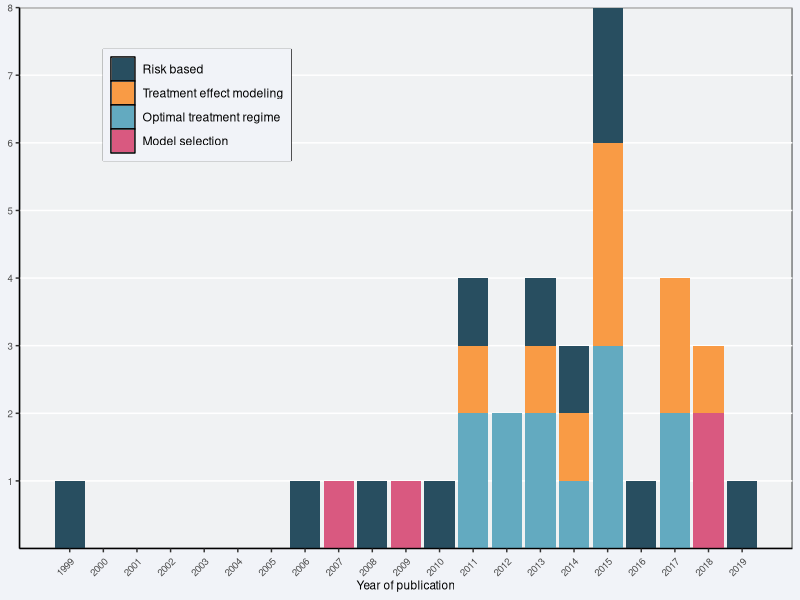

This figure's R source: (Note: this script raises an error after producing the figure.)
#!/usr/bin/env Rscript

library(tidyverse)

p <- data.frame(
  year = 1999:2019,
  riskBased = c(1, rep(0, 6), 1, 0, 1, 0, 1, 1, 0, 1, 1, 2, 1, 0, 0, 1),
  tem = c(rep(0, 12), 1, 0, 1, 1, 3, 0, 2, 1, 0),
  otr = c(rep(0, 12), 2, 2, 2, 1, 3, 0, 2, 0, 0),
  modelSelection = c(rep(0, 8), 1, 0, 1, rep(0, 8), 2, 0)
) %>%
  tidyr::pivot_longer(
    cols = riskBased:modelSelection,
    names_to = "method",
    values_to = "publications"
  ) %>%
  dplyr::mutate(
    method = factor(
      method,
      levels = c("riskBased", "tem", "otr", "modelSelection"),
      labels = c(
        "Risk based",
        "Treatment effect modeling",
        "Optimal treatment regime",
        "Model selection"
      )
    )
  ) %>%
  ggplot2::ggplot(ggplot2::aes(x = year, y = publications, fill = method)) +
  ggplot2::geom_bar(position = "stack", stat = "identity") +
  # geom_text(aes(label = publications), color="black", size=3.5) +
  ggplot2::xlab("Year of publication") +
  ggplot2::scale_x_continuous(breaks = 1999:2019) +
  ggplot2::scale_y_continuous(breaks = 1:8, expand = c(0, 0)) +
  ggplot2::scale_fill_manual(
    breaks = c(
      "Risk based",
      "Treatment effect modeling",
      "Optimal treatment regime",
      "Model selection"
    ),
    values = rev(c(
      "#D95980",
      "#63AAC0",
      "#F99B45",
      "#284E60"
    ))
  ) +
  ggplot2::theme(
    panel.grid.minor = ggplot2::element_blank(),
    panel.grid.major.x = ggplot2::element_blank(),
    plot.background = ggplot2::element_rect(fill = "#F1F3F8", color = NA),
    panel.background = ggplot2::element_rect(fill = "#F0F2F3", color = "black", linetype = 1),
    legend.position = c(.23, .82),
    legend.title = ggplot2::element_blank(),
    legend.box.background = ggplot2::element_rect(color = "black"),
    legend.background = ggplot2::element_rect(fill = "#F1F3F8"),
    axis.title.y = ggplot2::element_blank(),
    axis.title.x = ggplot2::element_text(size = 8.5),
    axis.text.x = ggplot2::element_text(size = 7, angle = 45, vjust = 0.9, hjust = 1),
    axis.text.y = ggplot2::element_text(size = 7),
    axis.line = ggplot2::element_line(color = "black")
  )


  ggplot2::ggsave(
    "figures/reviewFigure.tiff",
    plot = p,
    height = 4,
    width = 6,
    dpi = 1000,
    compression = "lzw+p"
  )
